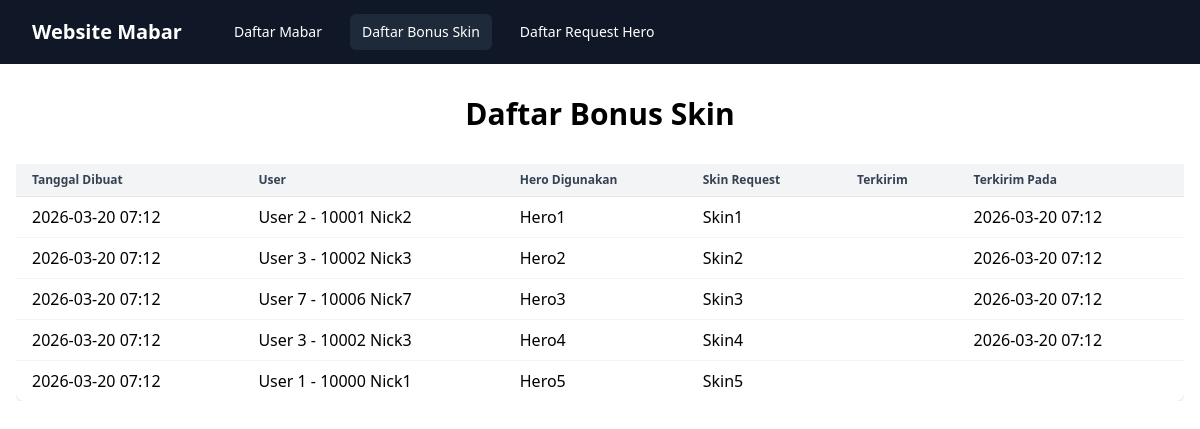
Screenshot of /public/list-free-skin/ with the database file from the repository.
### mabar/models.py (models this page shows, shortened)
class BonusSkin(models.Model):
    mabar = models.ForeignKey(Mabar, on_delete=models.CASCADE, verbose_name="ID User")  # ForeignKey relationship
    hero_digunakan = models.CharField(max_length=100, verbose_name="Hero Digunakan")
    skin_request = models.CharField(max_length=100, verbose_name="Skin Request")
    terkirim = models.BooleanField(default=False, verbose_name="Terkirim")
    date_created = models.DateTimeField(auto_now_add=True, verbose_name="Tanggal Dibuat")
    date_terkirim = models.DateTimeField(null=True, blank=True, verbose_name="Tanggal Terkirim")
    class Meta:
        verbose_name = 'Bonus Skin'
        verbose_name_plural = 'Bonus Skins'

class Mabar(models.Model):
    STATUS_CHOICES = [
        ('antri', 'Antri Mabar'),
        ('antri_scrim', 'Antri Scrim'),
        ('salah_id', 'Salah ID User'),
        ('kurang', 'Donasi Kurang'),
        ('prepare', 'Persiapan'),
        ('in_mabar', 'Sedang Mabar'),
        ('done', 'Selesai'),
    ]
    donate_name = models.CharField(
        max_length=100,
        verbose_name="Pendonasi"
    )
    nickname = models.CharField(
        default="-",
        max_length=100,
        blank=True,
        null=True,
        verbose_name="Nickname"
    )
    id_user = models.IntegerField(
        verbose_name="ID"
    )
    zone_user = models.IntegerField(
        default=0,
        blank=True,
        null=True,
        verbose_name="Zone"
    )
    jumlah_game = models.IntegerField(
        default=1,
        verbose_name="Jumlah"
    )
    telah_digunakan = models.IntegerField(
        default=0,
        verbose_name="Digunakan"
    )
    catatan = models.TextField(
        default="Pantau Status mabarmu!",
        blank=True,
        null=True,
        verbose_name="Catatan"
    )
    status = models.CharField(
        max_length=20,
        choices=STATUS_CHOICES,
        default='antri',
        verbose_name="Status"
    )
    date_created = models.DateTimeField(
        auto_now_add=True,
        verbose_name="Tanggal Dibuat"
    )
    is_vvip = models.BooleanField(
        default=False,
        verbose_name="Is VVIP"
    )
    is_done = models.BooleanField(
        default=False,
        verbose_name="Is Done"
    )
    class Meta:
        verbose_name = 'Mabar Record'
        verbose_name_plural = 'Mabar Records'
        ordering = ['-date_created']
    def __str__(self):
        return f"{self.donate_name} - {self.id_user} {self.nickname}"

### mabar/views.py (the view)
# urls.py: path('list-free-skin/', views.bonus_skin_list, name='bonus_skin_list'),
def bonus_skin_list(request):
    skins = BonusSkin.objects.all().order_by('date_created')
    return render(request, 'public/bonus_skin_list.html', {'skins': skins})

### mabar/templates/public/bonus_skin_list.html (shortened to what this page needs)
{% extends 'public/base.html' %}
{% block content %}
<h1 class="text-3xl font-bold text-center mb-8">Daftar Bonus Skin</h1>
<div class="overflow-x-auto">
    <table class="min-w-full divide-y divide-gray-200 bg-white rounded-lg shadow">
        <thead class="bg-gray-100">
            <tr>
                <th class="px-4 py-2 text-left text-xs font-semibold text-gray-700">Tanggal Dibuat</th>
                <th class="px-4 py-2 text-left text-xs font-semibold text-gray-700">User</th>
                <th class="px-4 py-2 text-left text-xs font-semibold text-gray-700">Hero Digunakan</th>
                <th class="px-4 py-2 text-left text-xs font-semibold text-gray-700">Skin Request</th>
                <th class="px-4 py-2 text-left text-xs font-semibold text-gray-700">Terkirim</th>
                <th class="px-4 py-2 text-left text-xs font-semibold text-gray-700">Terkirim Pada</th>
            </tr>
        </thead>
        <tbody class="divide-y divide-gray-100">
            {% for skin in skins %}
            <tr class="hover:bg-gray-50">
                <td class="px-4 py-2">{{ skin.date_created|date:'Y-m-d H:i' }}</td>
                <td class="px-4 py-2">{{ skin.mabar }}</td>
                <td class="px-4 py-2">{{ skin.hero_digunakan }}</td>
                <td class="px-4 py-2">{{ skin.skin_request }}</td>
                <td class="px-4 py-2 text-center">
                </td>
                <td class="px-4 py-2">{{ skin.date_terkirim|date:'Y-m-d H:i' }}</td>
            </tr>
            {% endfor %}
        </tbody>
    </table>
</div>
{% endblock %}

### rows the page displays
BonusSkin: date_created "2026-03-20 07:12", mabar "User 2 - 10001 Nick2", hero_digunakan "Hero1", skin_request "Skin1", date_terkirim "2026-03-20 07:12"
BonusSkin: date_created "2026-03-20 07:12", mabar "User 3 - 10002 Nick3", hero_digunakan "Hero2", skin_request "Skin2", date_terkirim "2026-03-20 07:12"
BonusSkin: date_created "2026-03-20 07:12", mabar "User 7 - 10006 Nick7", hero_digunakan "Hero3", skin_request "Skin3", date_terkirim "2026-03-20 07:12"
BonusSkin: date_created "2026-03-20 07:12", mabar "User 3 - 10002 Nick3", hero_digunakan "Hero4", skin_request "Skin4", date_terkirim "2026-03-20 07:12"
BonusSkin: date_created "2026-03-20 07:12", mabar "User 1 - 10000 Nick1", hero_digunakan "Hero5", skin_request "Skin5"
